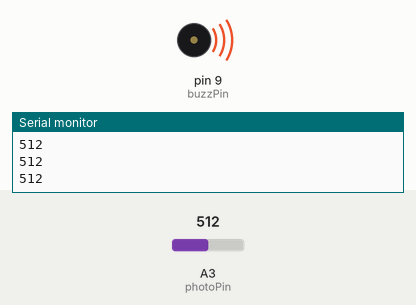
Bench run of a sketch on a simulated Arduino Uno, built with avr-gcc and run on an emulated ATmega328P. Parts: buzzer (waves = sounding), the last lines printed to the serial monitor. The inputs (shaded band) are chosen by the test bench; at power-on: A3 (photoPin) = 512.

Above: at 1.2 s.
1.3 s: A3 (photoPin) set to 1023
At 4.2 s:
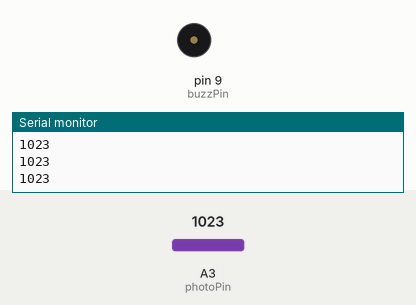
4.3 s: A3 (photoPin) set to 716
7.3 s: A3 (photoPin) set to 900
10.3 s: A3 (photoPin) set to 706
11.8 s: A3 (photoPin) set to 680
At 13.3 s:
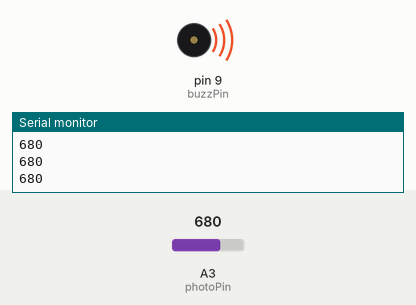
Timing chart, 0 to 14.3 s (numbered marks = the images above; inputs shaded):
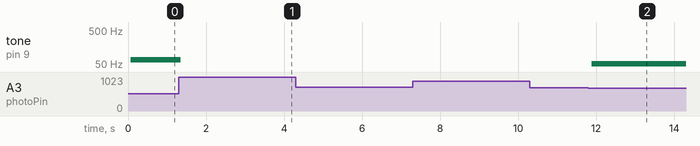

Measured:
- the behaviour switches between 688 and 687 on A3 (photoPin) (found by bisection; images 1 and 2)
- after the input at 1.3 s, tone on pin 9 (buzzPin): 67 Hz → silent after 0.05 s
- after the input at 11.8 s, tone on pin 9 (buzzPin): silent → 51 Hz after 0.08 s

The sketch:

26-More-Photoresistor-Fun.ino
```cpp
/**
 * Lesson 26 - More Photoresistor Fun

  Paul assigned an assignment to make essentially the same project with the potentiometer from lesson 24 but with a photoresistor instead

 */

int buzzPin = 9;
//Between 100microseconds and 10000 microseconds
float delayTime;

int photoPin = A3;
//Between 0 and 1023 technically but more like between 50 and 780 ish
int photoVal;

void setup() {
  pinMode(buzzPin, OUTPUT);
  pinMode(photoPin, INPUT);
  Serial.begin(9600);
}

void loop() {

  photoVal = analogRead(photoPin);
  Serial.println(photoVal);

  delayTime = (9900./700.)*photoVal + 100.;


  //The actual writing to the buzzer
  digitalWrite(buzzPin,HIGH);
  delayMicroseconds(delayTime);
  digitalWrite(buzzPin,LOW);
  delayMicroseconds(delayTime);
}
```
